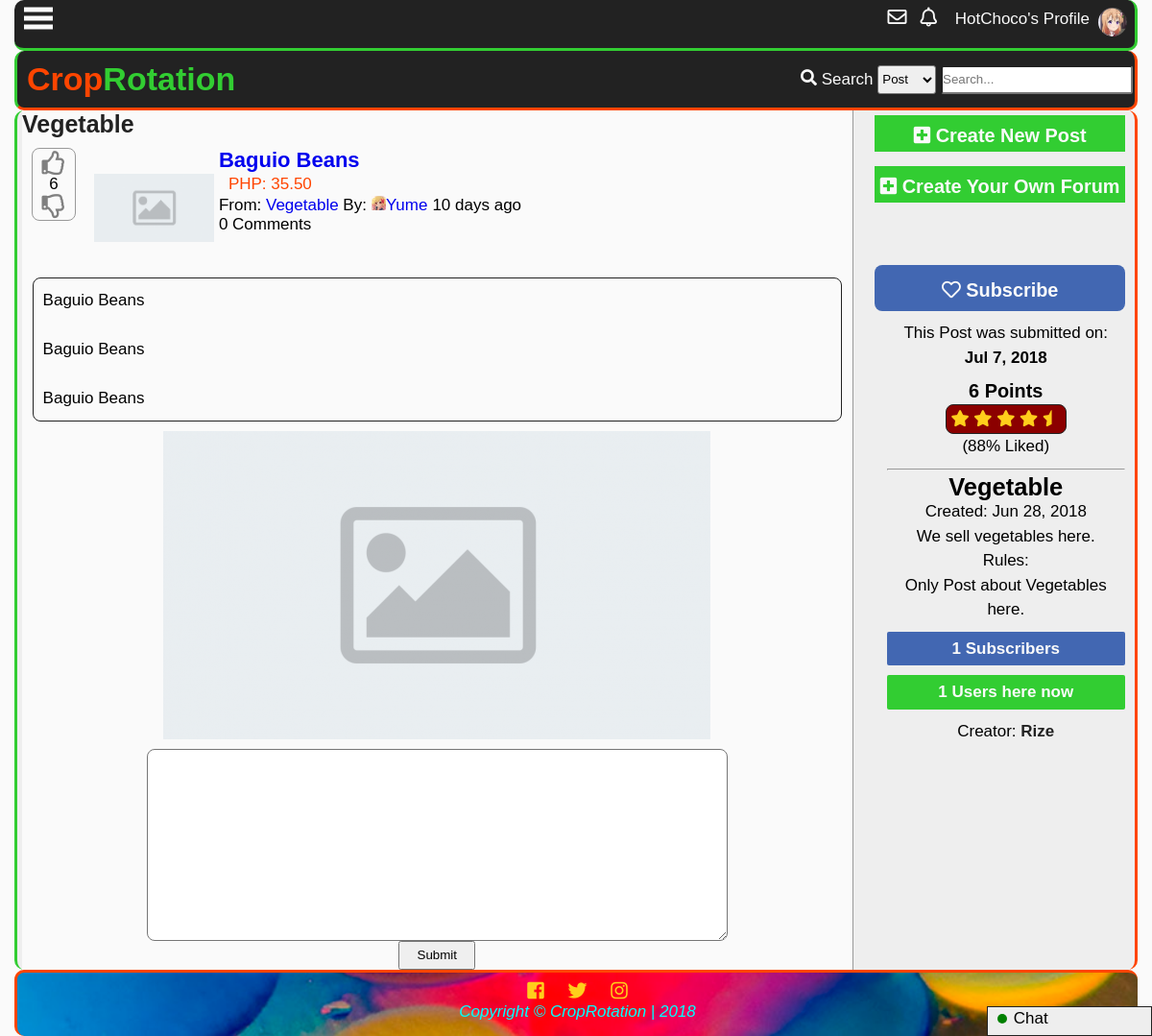
/reply.php?id=3&thread=31 (signed in), run on the app's committed database.
### tables this page shows
CREATE TABLE `tbluser` (
  `userid` int(11) NOT NULL,
  `username` varchar(100) NOT NULL,
  `password` varchar(100) NOT NULL,
  `firstname` varchar(100) NOT NULL,
  `middlename` varchar(100) NOT NULL,
  `lastname` varchar(100) NOT NULL,
  `birthday` varchar(20) NOT NULL,
  `datecreated` timestamp NOT NULL DEFAULT '0000-00-00 00:00:00',
  `email` varchar(100) NOT NULL,
  `website` varchar(255) NOT NULL,
  `location` varchar(255) NOT NULL,
  `usertypeid` int(11) NOT NULL,
  `access` int(11) NOT NULL,
  `imgname` varchar(100) NOT NULL,
  `imgtype` varchar(100) NOT NULL,
  `imgpath` varchar(200) NOT NULL,
  `bio` text NOT NULL,
  `is_show_email` tinyint(1) NOT NULL,
  `gender` int(11) NOT NULL,
  `lastupdate` timestamp NOT NULL DEFAULT '0000-00-00 00:00:00',
  `lastonline` timestamp NOT NULL DEFAULT '0000-00-00 00:00:00',
  `profileviews` int(11) NOT NULL
);

CREATE TABLE `tblpost` (
  `postid` int(11) NOT NULL,
  `forumid` int(11) NOT NULL,
  `title` varchar(150) NOT NULL,
  `datecreated` datetime DEFAULT NULL,
  `description` text NOT NULL,
  `price` decimal(10,2) NOT NULL,
  `img` varchar(150) NOT NULL,
  `starter` int(11) NOT NULL,
  `score` int(11) NOT NULL,
  `views` int(11) NOT NULL,
  `comments` int(11) NOT NULL
);

CREATE TABLE `tblforum` (
  `forumid` int(11) NOT NULL,
  `title` varchar(100) NOT NULL,
  `name` varchar(100) NOT NULL,
  `datecreated` datetime DEFAULT NULL,
  `description` varchar(255) NOT NULL,
  `creator` int(11) NOT NULL,
  `views` int(11) NOT NULL,
  `subscriber` int(11) NOT NULL
);

### reply.php (the view, shortened to what the rows shown need)
<?php
include'functions.php';
require_once('connection.php');
if(isset($_SESSION['id'])){
	$uid=$_SESSION['id'];
}
$forums = $_GET['id'];
$thread = $_GET['thread'];
$sql = "SELECT forumid,title,name,description,t1.datecreated,subscriber,username FROM tblforum AS t1
LEFT JOIN tbluser
	ON userid = creator
WHERE forumid='$forums'";
$result = $conn->query($sql);
$fetch = $result->fetch_object();
if($fetch){
$fid = $fetch->forumid;
$title = $fetch->title;
$name = $fetch->name;
$desc = $fetch->description;
$subcount = $fetch->subscriber;
$date = date("M j, Y", strtotime($fetch->datecreated));
$creator = $fetch->username;
}
chattab();
?>
<!DOCTYPE html>
<html lang="en">
<head>
    <link rel="stylesheet" href="css/style.css">
  	<link rel="stylesheet" href="css/fontawesome-all.css">
</head>
<body>
	<div class="main-container">
	<?php
		addheader();
	?>
	<div class="other-content">
		<div class="forum-grid">
			<div class="main-forum">
				<h1><?php if($fetch){echo '<a id="top-title" href="forums.php?id='.$fid.'">'.$name.'</a>';} ?></h1>
				<ul id="forum-list">
<?php
	$sql = "SELECT postid,tblpost.forumid,name,imgpath,tblpost.title,tblpost.datecreated,tblpost.description,tblpost.score ,username,img,price,comments FROM tblpost
 	LEFT JOIN tblforum
 		ON tblpost.forumid = tblforum.forumid
 	LEFT JOIN tbluser
 		ON userid = starter
 	WHERE tblforum.forumid = '$forums' AND postid='$thread'";
 	$result = $conn->query($sql);
 	$row=$result->fetch_object();
 		if($row){
 		$id = $row->postid;
 		$forumid = $row->forumid;
 		$forum = $row->name;
 		$ptitle = $row->title;
 		$name = $row->username;
 		$pdesc = $row->description;
 		$score = $row->score;
 		$comments = $row->comments;
 		$pdate = $row->datecreated;
 		$flair= $row->imgpath;
		$pimg=$row->img;
		if(!$pimg){
			$pimg='img/noimage.png';
		}
		$price = $row->price;
 		echo '<li value="'.$id.'">
 		<div class="forum-post-grid">';
 		if(isset($_SESSION['id'])){
 		$sql2 = "SELECT upvoteid FROM tblupvotepost WHERE user='$uid' and post='$id'";
		$result2 = $conn->query($sql2);
		$upvote = $result2->num_rows;
		$sql3 = "SELECT downvoteid FROM tbldownvotepost WHERE user='$uid' and post='$id'";
		$result3 = $conn->query($sql3);
		$downvote = $result3->num_rows;
 		echo'
 		<div class="vote">';
 			if(!$upvote){
 			echo'<div id="up-'.$id.'" style="color:gray;" value="'.$id.'" onclick="upvotepost(this)" class="upvote"><i class="far fa-thumbs-up"></i></div>';
 			}else{
 			echo'<div id="up-'.$id.'" style="color:orangered;" value="'.$id.'" onclick="upvotepost(this)" class="upvote"><i class="far fa-thumbs-up"></i></div>';
 			}
			echo'
			<div id="score-'.$id.'">'.$score.'</div>';
			if(!$downvote){
			echo'
			<div id="down-'.$id.'" style="color:gray;" value="'.$id.'" onclick="downvotepost(this)" class="downvote"><i class="far fa-thumbs-down"></i>
			</div>';
			}else{
			echo'
			<div id="down-'.$id.'" style="color:blue;" value="'.$id.'" onclick="downvotepost(this)" class="downvote"><i class="far fa-thumbs-down"></i>
			</div>';
			}
			echo'
		</div>';
		}
		echo '<div class="post-image">
			<img src='.$pimg.'>
		</div>';
		echo'<div class="post-right">
		<p class="main-forum-title"><a href="reply.php?id='.$forumid.'&thread='.$id.'">'.$ptitle.'</a></p>';
		echo'<div class="price">PHP: '.number_format($price,2).'</div>';
		echo'<div class="second-line">
			<div class="from">
				From: <a href="forums.php?id='.$forumid.'">
				'.$forum.'</a> By:
			</div>
			<div class="by">
				<a href="profile.php?name='.$name.'">
				<p><div class="flair">
					<img src="'.$flair.'">
				</div>'.$name.'</a>
			</div>
			<div class="when">
				'.time_elapsed_string($date).'
			</div>
		</div>
		<div class="com">
			<p>'.$comments.' Comments</p>
		</div>
		</div>
		</div>
		</li>';
 	}
?>
			</ul>
			<div class="text-content">
				<?php echo nl2br($pdesc) ?>
			</div>
			<div class="showcase-item">
				<img src="<?php echo $pimg?>">
			</div>
			<div class="reply-form">
				<form id="reply-submit">
				</form>
			</div>
			</div>
			<div class="forum-sidebar">
				<div class="forum-panel">
					<p>This Post was submitted on:<br>
					<b><?php if($fetch){echo date("M j, Y", strtotime($pdate));}?></b></p>
					<?php
	if($fetch){
	$sql = "SELECT upvoteid FROM tblupvotepost WHERE post='$id'";
	$result = $conn->query($sql);
	$upvotecount = $result->num_rows;
	$sql = "SELECT downvoteid FROM tbldownvotepost WHERE post='$id'";
	$result = $conn->query($sql);
	$downvotecount = $result->num_rows;
	if ($score == 0 or $score == 1 or $score== -1){
		echo '<h3>'.$score.' Point</h3>';
	} else{
		echo '<h3>'.$score.' Points</h3>';
	}
	$total = $upvotecount + $downvotecount;
	$percent = round($upvotecount/$total * 100);
	echo'<center>';
	starsystem($percent);
	echo'</center>
	('.$percent.'% Liked)';
	}
?>
					<hr>
					<h2 id="forum-name"><?php if($fetch){echo $title;}?></h2>
					<div class="" id="forum-date"><?php if($fetch){echo 'Created: '.$date;} ?></div>
					<p id="description"><?php if($fetch){echo nl2br($desc);} ?></p>
					<p id="subscriber-count"><?php if($fetch){echo $subcount;} ?> Subscribers</p>
					<p id="users-count">1 Users here now</p>
					<?php
						if($fetch){
							echo'Creator: <a class="creator" href=
							profile.php?='.$creator.'">'.$creator.'</a>';
						}
					?>
				</div>
			</div>
		</div>
	</div>
	</div>
</body>
</html>

### functions.php (shortened to what the rows shown need)
<?php
function addheader(){
	echo'<header id="main-header">
			<div class="grid-header">
				<div class="box1">
					<h1 id="header-text"><a href="index.php"><span id="first-text">Crop</span><span id="second-text">Rotation</span></a></h1>
				</div>
				<div class="box2">';
				echo'</div>
				<div class="modal2">
				</div>
				<div id="search-dropdown">
				</div>
			</div>
		</header>
		<div class="subheader">
			<div class="subgrid">
				<div class="svg">
					<p class="open-slide" onclick="openSlideMenu()">
						<svg width="30" height="30">
							<path d="M0,5 30,5" stroke="#fafafa" stroke-width="5"/>
							<path d="M0,14 30,14" stroke="#fafafa" stroke-width="5"/>
							<path d="M0,23 30,23" stroke="#fafafa" stroke-width="5"/>
						</svg>
					</p>
				</div>
				<div class="profile-grid">';
						session_button();
				echo'</div>
			</div>
		</div>
	';
}
function time_elapsed_string($datetime, $full = false) {
    $now = new DateTime;
    $ago = new DateTime($datetime);
    $diff = $now->diff($ago);
    $string = array(
        'y' => 'year',
        'm' => 'month',
        'd' => 'day',
        'h' => 'hour',
        'i' => 'minute',
        's' => 'second',
    );
    foreach ($string as $k => &$v) {
        if ($diff->$k) {
            $v = $diff->$k . ' ' . $v . ($diff->$k > 1 ? 's' : '');
        } else {
            unset($string[$k]);
        }
    }
    if (!$full) $string = array_slice($string, 0, 1);
    return $string ? implode(', ', $string) . ' ago' : 'just now';
}
function session_button(){
	$conn = mysqli_connect ("localhost", "root", "", "itsproject");
	if(isset($_SESSION['id'])){
	$id=$_SESSION['id'];
		$sql="SELECT imgpath FROM tbluser WHERE userid=".$id."";
		$result=$conn->query($sql);
		$row=$result->fetch_object();
		$tn_image=$row->imgpath;
$sql="SELECT pmid FROM tblpm WHERE receiverid='$id' AND checked=0 GROUP BY senderid";
$result=$conn->query($sql);
$count=$result->num_rows;
		echo'<a class="button" title="Check your messages" href="inbox.php?name='.$_SESSION["name"].'"><i class="far fa-envelope"></i><span id="pmnum">'.$count.'</span></a>';
$sql="SELECT notifid FROM tblnotif
	WHERE receiverid='$id' and checked=0
	";
$result=$conn->query($sql);
$count=$result->num_rows;
		echo'<a class="button" id="notifbtn" title="Check your notifications" onclick="toggleNotif()""><i class="far fa-bell"></i><span id="notifnum">'.$count.'</span></a>
		<a class="button" href=profile.php?name='.$_SESSION['name'].'>
		'.$_SESSION["name"].'\'s Profile<div class="top-tn"><img src="'.$tn_image.'""></div></a>';
$sql="SELECT notifid,username,imgpath,receiverid,notifdate,notiftype,checked,details,details2 FROM tblnotif
	LEFT JOIN tbluser
		ON tblnotif.userid=tbluser.userid
	WHERE receiverid='$id'
	ORDER BY notifid DESC
	LIMIT 10";
$result=$conn->query($sql);
$count=$result->num_rows;
if($count==0){
	echo'<li>No notifications yet...</li>';
}else{
while($rows=$result->fetch_object())
{
$date=time_elapsed_string($rows->notifdate);
}
}
	}else{
		echo'<a href ="register.php" class="button"><i class="fas fa-pencil-alt"></i></i>Sign Up</a>
		<a id="modalBtn" class="button"><i class="fas fa-sign-in-alt"></i>Login</a>';
	}
}
function chattab(){
	if(isset($_SESSION['id'])){
	$id=$_SESSION['id'];
	$conn = new mysqli('localhost','root','','itsproject');
	$sql="SELECT username,imgpath,lastonline FROM tblfriend
	LEFT JOIN tbluser
		ON userid=user1 or userid=user2
	WHERE (user1='$id' or user2='$id') AND accepted=2 AND userid!='$id'
 	ORDER BY lastonline DESC";
 	$result=$conn->query($sql);
	while($row=$result->fetch_object()){
 		$name=$row->username;
 	}
	}
}
function starsystem($percent){
	echo'<div class="star-system" title="'.$percent.'% of voters likes this">';
	echo'</div>';
}

### data on the page
tbluser: imgpath (picture)
tblpost: score "6", title "Baguio Beans", price "35.50", forumid.name "Vegetable", tbluser.imgpath (picture), tbluser.username "Yume", comments "0", description "Baguio Beans Baguio Beans Baguio Beans", datecreated "Jul 7, 2018"
tblforum: title "Vegetable", description "We sell vegetables here. Rules: Only Post about Vegetables here.", subscriber "1", tbluser.username "Rize"

### other printed values
$_SESSION["name"] "HotChoco"
$name "Vegetable"
time_elapsed_string($date) "10 days ago"
$percent "88"
$date "Jun 28, 2018"
